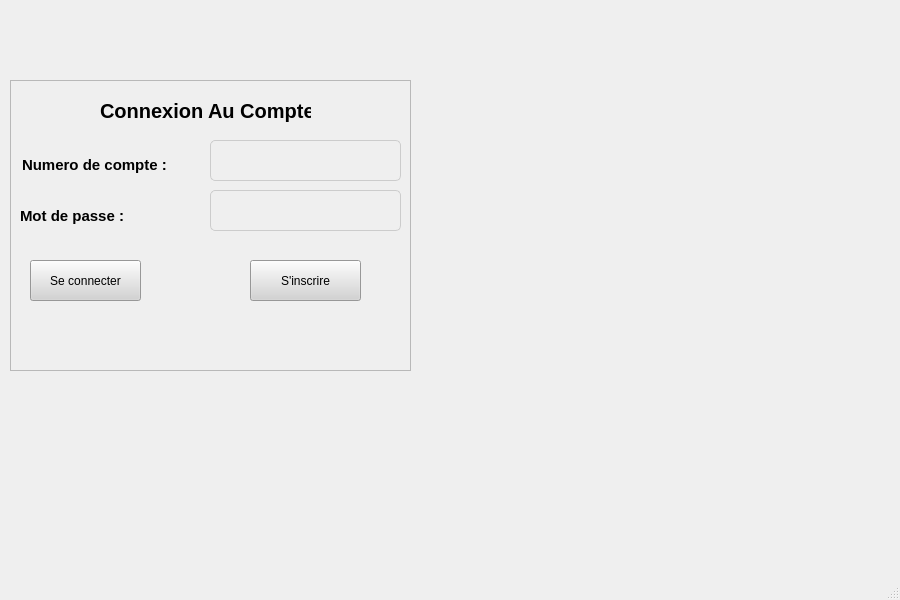
<?xml version="1.0" encoding="UTF-8"?>
<ui version="4.0">
 <class>EMSIBank</class>
 <widget class="QMainWindow" name="EMSIBank">
  <property name="geometry">
   <rect>
    <x>0</x>
    <y>0</y>
    <width>900</width>
    <height>600</height>
   </rect>
  </property>
  <property name="minimumSize">
   <size>
    <width>900</width>
    <height>600</height>
   </size>
  </property>
  <property name="maximumSize">
   <size>
    <width>900</width>
    <height>600</height>
   </size>
  </property>
  <property name="windowTitle">
   <string>EMSIBank</string>
  </property>
  <property name="windowIcon">
   <iconset resource="src.qrc">
    <normaloff>:/images/ICON.png</normaloff>:/images/ICON.png</iconset>
  </property>
  <property name="styleSheet">
   <string notr="true"/>
  </property>
  <widget class="QWidget" name="centralwidget">
   <property name="styleSheet">
    <string notr="true">#centralwidget{
border-image:url(:/images/BG1.jpg);
}</string>
   </property>
   <widget class="QFrame" name="Background">
    <property name="geometry">
     <rect>
      <x>10</x>
      <y>80</y>
      <width>401</width>
      <height>291</height>
     </rect>
    </property>
    <property name="maximumSize">
     <size>
      <width>600</width>
      <height>400</height>
     </size>
    </property>
    <property name="styleSheet">
     <string notr="true">#Background{
    width: 430px;
    height: 520px;
    position: absolute;
    transform: translate(-50%,-50%);
    left: 50%;
    top: 50%;
}</string>
    </property>
    <property name="frameShape">
     <enum>QFrame::StyledPanel</enum>
    </property>
    <property name="frameShadow">
     <enum>QFrame::Raised</enum>
    </property>
    <widget class="QLabel" name="h3">
     <property name="geometry">
      <rect>
       <x>90</x>
       <y>0</y>
       <width>211</width>
       <height>61</height>
      </rect>
     </property>
     <property name="styleSheet">
      <string notr="true">#h3{
    font-size: 20px;
    font-weight: 500;
    line-height: 42px;
    text-align: center;
    color: #000000;
}</string>
     </property>
     <property name="text">
      <string>Connexion Au Compte</string>
     </property>
    </widget>
    <widget class="QLabel" name="label">
     <property name="geometry">
      <rect>
       <x>12</x>
       <y>69</y>
       <width>181</width>
       <height>31</height>
      </rect>
     </property>
     <property name="styleSheet">
      <string notr="true">#label{
    font-size: 15px;
    font-weight: 500;
    line-height: 42px;
    text-align: center;
    color: #000000;
}</string>
     </property>
     <property name="text">
      <string>Numero de compte :</string>
     </property>
    </widget>
    <widget class="QLabel" name="label_2">
     <property name="geometry">
      <rect>
       <x>10</x>
       <y>120</y>
       <width>181</width>
       <height>31</height>
      </rect>
     </property>
     <property name="styleSheet">
      <string notr="true">#label_2{
    font-size: 15px;
    font-weight: 500;
    line-height: 42px;
    text-align: center;
    color: #000000;
}</string>
     </property>
     <property name="text">
      <string>Mot de passe :</string>
     </property>
    </widget>
    <widget class="QLineEdit" name="lineEdit">
     <property name="geometry">
      <rect>
       <x>200</x>
       <y>110</y>
       <width>191</width>
       <height>41</height>
      </rect>
     </property>
     <property name="styleSheet">
      <string notr="true">#lineEdit{
background-color: rgba(0, 0, 0, 0); /* transparent black */
  border: 1px solid #ccc; /* add a border for visibility */
  border-radius: 5px; /* adjust the radius to your liking */
  padding: 10px; /* adjust padding as needed */
  color: #333; /* set text color */
  display: block; /* ensure it's a block element */
  box-sizing: border-box;
  echoMode: Password;
}</string>
     </property>
     <property name="echoMode">
      <enum>QLineEdit::Password</enum>
     </property>
    </widget>
    <widget class="QLineEdit" name="lineEdit_2">
     <property name="geometry">
      <rect>
       <x>200</x>
       <y>60</y>
       <width>191</width>
       <height>41</height>
      </rect>
     </property>
     <property name="styleSheet">
      <string notr="true">#lineEdit_2{
background-color: rgba(0, 0, 0, 0); /* transparent black */
  border: 1px solid #ccc; /* add a border for visibility */
  border-radius: 5px; /* adjust the radius to your liking */
  padding: 10px; /* adjust padding as needed */
  color: #333; /* set text color */
  display: block; /* ensure it's a block element */
  box-sizing: border-box;
}</string>
     </property>
    </widget>
    <widget class="QPushButton" name="pushButton">
     <property name="geometry">
      <rect>
       <x>20</x>
       <y>180</y>
       <width>111</width>
       <height>41</height>
      </rect>
     </property>
     <property name="styleSheet">
      <string notr="true">#pushButton{
background-color: #D3D3D3;
}</string>
     </property>
     <property name="text">
      <string>Se connecter</string>
     </property>
    </widget>
    <widget class="QPushButton" name="pushButton_2">
     <property name="geometry">
      <rect>
       <x>240</x>
       <y>180</y>
       <width>111</width>
       <height>41</height>
      </rect>
     </property>
     <property name="styleSheet">
      <string notr="true">#pushButton_2{
background-color:#D3D3D3;
}</string>
     </property>
     <property name="text">
      <string>S'inscrire</string>
     </property>
    </widget>
   </widget>
  </widget>
  <widget class="QMenuBar" name="menubar">
   <property name="geometry">
    <rect>
     <x>0</x>
     <y>0</y>
     <width>900</width>
     <height>21</height>
    </rect>
   </property>
  </widget>
  <widget class="QStatusBar" name="statusBar"/>
 </widget>
 <resources>
  <include location="src.qrc"/>
 </resources>
 <connections/>
</ui>
